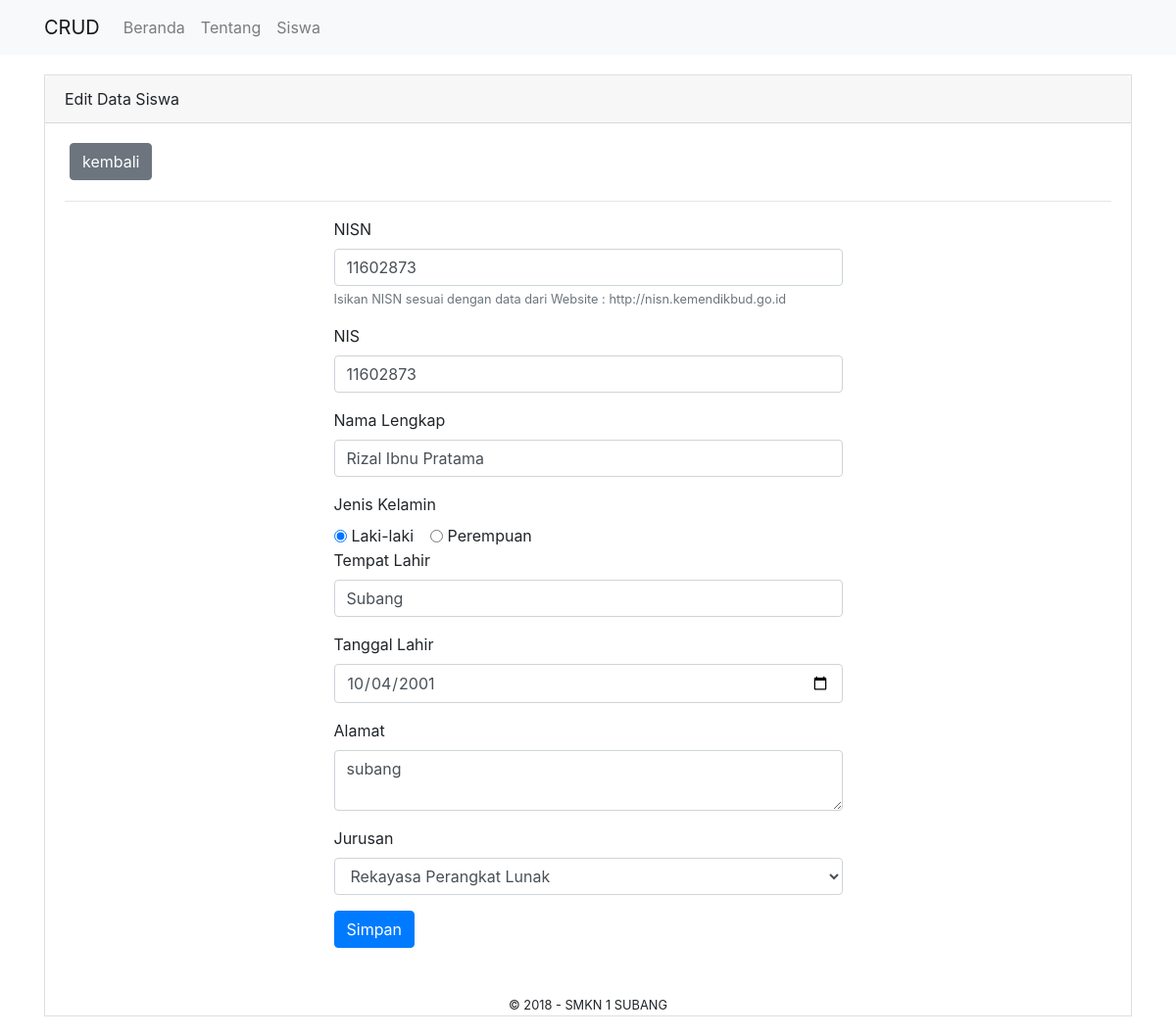
Screenshot of /index.php/siswa/edit/17 with the database file from the repository.
### tables this page shows
CREATE TABLE `siswa` (
  `siswa_id` int(11) NOT NULL,
  `nisn` char(10) NOT NULL,
  `nis` char(10) NOT NULL,
  `nama_lengkap` varchar(255) NOT NULL,
  `jk` enum('L','P') NOT NULL,
  `tempat_lahir` varchar(255) NOT NULL,
  `tanggal_lahir` date NOT NULL,
  `alamat` text NOT NULL,
  `jurusan` enum('RPL','TKJ','DG','TBSM','TPM','AKL','OTKP','BDP') NOT NULL,
  `tanggal_entri` datetime NOT NULL
);

### application/controllers/Siswa.php (called while the page is built, shortened)
<?php
     class Siswa extends CI_Controller{
          function edit($id){
               $siswa = $this->db->get_where("siswa",array('siswa_id' => $id));
               $data["query"] = $siswa;
               $data["content"] = "pages/siswa_edit";
               $this->load->view("template", $data);
          }
     }
?>

### index.php (called while the page is built, shortened)
<?php
require_once BASEPATH.'core/CodeIgniter.php';

### application/views/pages/siswa_edit.php (the view, shortened to what this page needs)
<?php
	if ($query == NULL) {
		$title = "Tambah";
	}else{
		$title = "Edit";
	}
	$r = $query->result()[0];
?>
<div class="card card-default" style="border-radius: 0px;  margin: 20px 0;">
	<div class="card-header"><?php echo $title; ?> Data Siswa</div>
	<div class="card-body">
		<?php echo anchor ('siswa','kembali','class="btn btn-secondary"
		style="margin: 0 5px; margin-bottom: 5px;"'); ?>
		<hr/>
		<div class="row">
			<div class="col-md-3"></div>
			<div class="col-md-6">
				<form method="post" action="../update/<?php echo $r->siswa_id; ?>">
					<div class="form-group">
						<label>NISN</label>
						<input type="text" name="siswa_nisn" value="<?php echo $r->nisn; ?>"
						class="form-control" placeholder="..">
						<small class="form-text text-muted"> Isikan
						NISN sesuai dengan data dari Website :
						http://nisn.kemendikbud.go.id </small>
					</div>
					<div class="form-group">
						<label>NIS</label>
						<input type="text" name="siswa_nis"  value="<?php echo $r->nis; ?>"
						class="form-control" placeholder="...">
					</div>
					<div class="form-group">
						<label>Nama Lengkap</label>
						<input type="text" name="siswa_nama_lengkap" value="<?php echo $r->nama_lengkap; ?>"
						class="form-control" placeholder="...">
					</div>
					<div class="form-group">
						<label>Jenis Kelamin</label>
						<br/>
						<div class="form-check form-check-inline">
							<input class="form-check-input" <?php if($r->jk =='L') echo 'checked'; ?>
							type="radio" name="siswa_jk" value="L">
							<label class="form-check-label">Laki-laki</label>
					</div>
					<div class="form-check form-check-inline">
						<input class="form-check-input"	<?php if($r->jk =='P') echo 'checked'; ?>
						type="radio" name="siswa_jk" value="p">
						<label class="form-check-label">Perempuan</label>
					</div>
					<div class="form-group">
						<label>Tempat Lahir</label>
						<input type="text" name="siswa_tempat_lahir"  value="<?php echo $r->tempat_lahir; ?>"
						class="form-control" placeholder="...">
					</div>
					<div class="form-group">
						<label>Tanggal Lahir</label>
						<input type="date" name="siswa_tanggal_lahir"  value="<?php echo $r->tanggal_lahir; ?>"
						class="form-control" placeholder="...">
					</div>
					<div class="form-group">
						<label>Alamat</label>
						<textarea class="form-control"
						name="siswa_alamat" placeholder="..."
						style="height 100px;"><?php echo $r->alamat; ?></textarea>
					</div>
					<div class="form-group">
						<label>Jurusan</label>
						<?php
							$option = array
							(
								""=>"- Pilih Jurusan -",
								"DG"=> "Desain Grafika",
								"TPM"=> "Teknik Pemesinan",
								"TBSM"=> "Teknik Bisnis Sepeda Motor",
								"RPL"=> "Rekayasa Perangkat Lunak",
								"TKJ"=> "Teknik Komputer dan Jaringan",
								"OTKP"=> "Otomatisasi Tata Kelola Perkantoran",
								"BDP"=> "Bisnis Daring dan Pemasaran",
								"AKL"=> "Akuntansi Keuangan Lembaga"
							);
						?>
						<select class="form-control" name="siswa_jurusan">
							<?php
								foreach ($option as $key => $value) {
									if($r->jurusan == $key)
										echo '<option selected value="'.$key.'">'.$value.'</option>';
									else
										echo '<option value="'.$key.'">'.$value.'</option>';
								}
							?>
						</select>
					</div>
						<button type="submit" class="btn btn-primary mb-2"> Simpan </button>
					</form>
				</div>
				<div class="col-md-3"></div>
			</div>
			</div>

### rows the page displays
siswa: siswa_nisn "11602873", siswa_nis "11602873", siswa_nama_lengkap "Rizal Ibnu Pratama", jk "☑", siswa_tempat_lahir "Subang", siswa_tanggal_lahir "10/04/2001", siswa_alamat "subang", siswa_jurusan "Rekayasa Perangkat Lunak"

### other values shown
anchor('beranda','Beranda','class="nav-item nav-link"') "Beranda"
anchor('tentang','Tentang','class="nav-item nav-link"') "Tentang"
anchor('siswa','Siswa','class="nav-item nav-link"') "Siswa"
$title "Edit"
